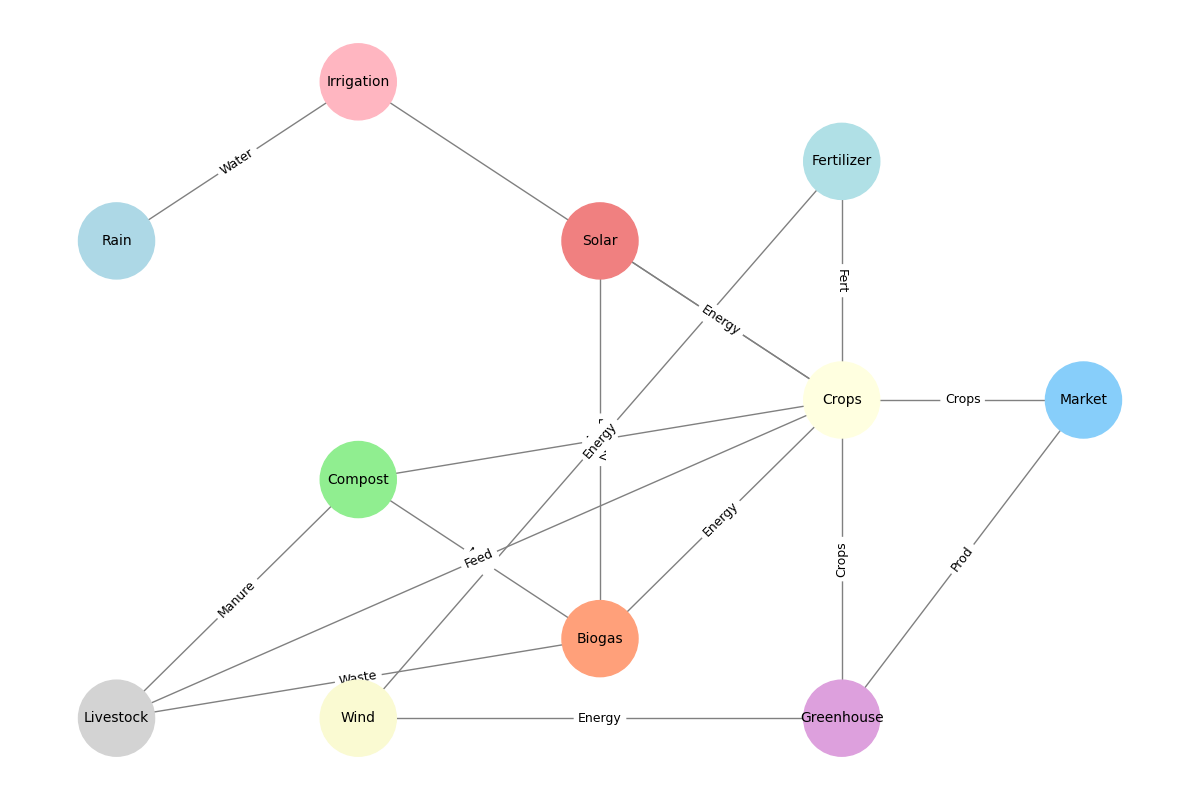

Write Python code to recreate this figure.
import matplotlib.pyplot as plt
import networkx as nx

# Create an undirected graph
G = nx.Graph()

nodes = [
    "Rain", "Solar", "Compost", "Crops", 
    "Irrigation", "Biogas", "Livestock", "Market",
    "Greenhouse", "Wind", "Fertilizer"
]

G.add_nodes_from(nodes)

edges = [
    ("Rain", "Irrigation"),
    ("Solar", "Biogas"),
    ("Solar", "Crops"),
    ("Compost", "Crops"),
    ("Compost", "Biogas"),
    ("Crops", "Market"),
    ("Irrigation", "Crops"),
    ("Biogas", "Crops"),
    ("Livestock", "Biogas"),
    ("Livestock", "Compost"),
    ("Crops", "Livestock"),
    ("Greenhouse", "Crops"),
    ("Wind", "Greenhouse"),
    ("Wind", "Fertilizer"),
    ("Fertilizer", "Crops"),
    ("Greenhouse", "Market")
]

G.add_edges_from(edges)

pos = {
    "Rain": (0, 3),
    "Solar": (2, 3),
    "Compost": (1, 1.5),
    "Crops": (3, 2),
    "Irrigation": (1, 4),
    "Biogas": (2, 0.5),
    "Livestock": (0, 0),
    "Market": (4, 2),
    "Greenhouse": (3, 0),
    "Wind": (1, 0),
    "Fertilizer": (3, 3.5)
}

plt.figure(figsize=(12, 8))
nx.draw_networkx_nodes(G, pos, node_size=3000, node_color=['lightblue', 'lightcoral', 'lightgreen', 
                                                           'lightyellow', 'lightpink', 'lightsalmon', 
                                                           'lightgrey', 'lightskyblue', 'plum', 
                                                           'lightgoldenrodyellow', 'powderblue'])

nx.draw_networkx_edges(G, pos, edgelist=edges, edge_color='gray')

nx.draw_networkx_labels(G, pos, font_size=10)
edge_labels = {
    ("Rain", "Irrigation"): "Water",
    ("Solar", "Biogas"): "Energy",
    ("Solar", "Crops"): "Energy",
    ("Compost", "Crops"): "Nutr",
    ("Compost", "Biogas"): "Nutr",
    ("Crops", "Market"): "Crops",
    ("Irrigation", "Crops"): "Water",
    ("Biogas", "Crops"): "Energy",
    ("Livestock", "Biogas"): "Waste",
    ("Livestock", "Compost"): "Manure",
    ("Crops", "Livestock"): "Feed",
    ("Greenhouse", "Crops"): "Crops",
    ("Wind", "Greenhouse"): "Energy",
    ("Wind", "Fertilizer"): "Energy",
    ("Fertilizer", "Crops"): "Fert",
    ("Greenhouse", "Market"): "Prod"
}

nx.draw_networkx_edge_labels(G, pos, edge_labels=edge_labels, font_size=9)

plt.tight_layout()
plt.axis('off')
plt.show()
